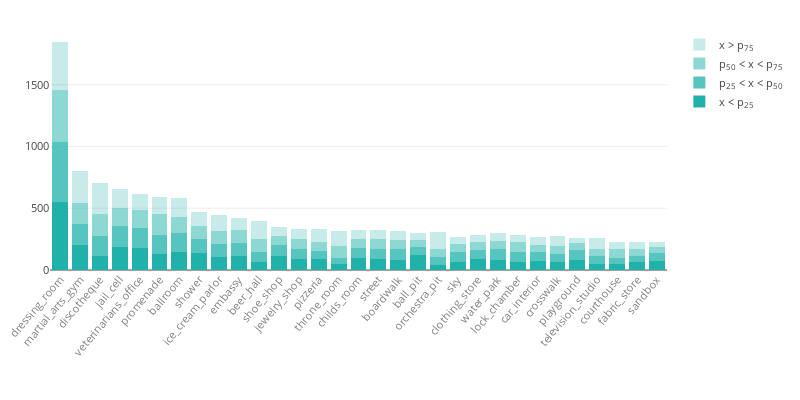

Notebook code for this chart:
### Code cell
gender_ages_data = pd.merge(gender_table[['mean', 'id']], ages_table[['25 per', 'id']], on='id')

tags = [x[0].split("/")[0] for x in scenes_result]
tags.remove('beauty_salon')
vis_table1 = ages_table

dd = []
for loc in list(data1.keys()):
    cn = Counter()
    for photo in data1[loc]:
        for category, val in data1[loc][photo]['categories'].items():
            cn[category] += float(val)
    dd.append([loc, cn])
    
dd1 = []
for x in dd:
    dd1.append([x[0]] + [x[1][tag] for tag in tags])
    
tags_info = pd.DataFrame(dd1)
tags_info.columns=["id"] + tags

vis_table1 = pd.merge(vis_table1, tags_info, on='id')

x, y1, y2, y3, y4 = [],[],[],[],[]
for tag in tags:
    try:
        rc = '50 per'
        th1 = np.percentile(vis_table1[rc], 25)
        th2 = np.percentile(vis_table1[rc], 50)
        th3 = np.percentile(vis_table1[rc], 75)
        val1 = sum(vis_table1[vis_table1[rc]<th1][tag])
        val2 = sum(vis_table1[(vis_table1[rc]>=th1) & (vis_table1[rc]<th2)][tag])
        val3 = sum(vis_table1[(vis_table1[rc]>=th2) & (vis_table1[rc]<th3)][tag])
        val4 = sum(vis_table1[vis_table1[rc]>=th3][tag])
        
        if val1 or val2 or val3 or val4:
            y1.append(val1)
            y2.append(val2)
            y3.append(val3)
            y4.append(val4)
            x.append(tag)
        #else:
        #    #print(tag)
        #    pass
    except:
        pass

marker_style = dict(color='lightseagreen')
data = [
        go.Bar(x=x, y=y1, name="x < p<sub>25</sub>",
                hoverinfo="y", marker=marker_style),
    
        go.Bar(x=x, y=y2, name="p<sub>25</sub> < x < p<sub>50</sub>",
                hoverinfo="y", marker=marker_style, opacity=0.75),
    
        go.Bar(x=x, y=y3, name="p<sub>50</sub> < x < p<sub>75</sub>",
                hoverinfo="y", marker=marker_style, opacity=0.5),
    
        go.Bar(x=x, y=y4, name="x > p<sub>75</sub>",
                hoverinfo="y",marker=marker_style, opacity=0.25)
        ]

layout = go.Layout(height=400, width=800, xaxis=dict(tickangle=-50, color='grey'),
                   margin=go.layout.Margin(t=30, b=130,l=50),
                   showlegend=True, font=dict(size=11), barmode='stack')

fig = go.Figure(data=data, layout=layout)

py.iplot(fig, show_link=False)

### Figure 1 — Plotly figure (JSON) as saved in the notebook; plotly's stock layout.template omitted (floating-point values rounded to 4 significant figures)
{"data": [{"hoverinfo": "y", "marker": {"color": "lightseagreen"}, "name": "x < p<sub>25</sub>", "type": "bar", "uid": "6a00f234-c2f0-11e8-947e-3c15c2cf2370", "x": ["dressing_room", "martial_arts_gym", "discotheque", "jail_cell", "veterinarians_office", "promenade", "ballroom", "shower", "ice_cream_parlor", "embassy", "beer_hall", "shoe_shop", "jewelry_shop", "pizzeria", "throne_room", "childs_room", "street", "boardwalk", "ball_pit", "orchestra_pit", "sky", "clothing_store", "water_park", "lock_chamber", "car_interior", "crosswalk", "playground", "television_studio", "courthouse", "fabric_store", "sandbox"], "y": [551.1, 202.9, 113.5, 189.8, 176.0, 129.9, 144.5, 135.6, 101.7, 109.6, 66.72, 111.7, 85.86, 85.16, 49.98, 99.02, 90.9, 77.55, 122.5, 39.94, 68.57, 87.66, 78.88, 63.72, 71.76, 68.77, 82.6, 49.34, 51.37, 62.12, 73.14]}, {"hoverinfo": "y", "marker": {"color": "lightseagreen"}, "name": "p<sub>25</sub> < x < p<sub>50</sub>", "opacity": 0.75, "type": "bar", "uid": "6a00f53e-c2f0-11e8-ac8e-3c15c2cf2370", "x": ["dressing_room", "martial_arts_gym", "discotheque", "jail_cell", "veterinarians_office", "promenade", "ballroom", "shower", "ice_cream_parlor", "embassy", "beer_hall", "shoe_shop", "jewelry_shop", "pizzeria", "throne_room", "childs_room", "street", "boardwalk", "ball_pit", "orchestra_pit", "sky", "clothing_store", "water_park", "lock_chamber", "car_interior", "crosswalk", "playground", "television_studio", "courthouse", "fabric_store", "sandbox"], "y": [484.6, 171.7, 160.0, 163.8, 166.9, 156.4, 153.3, 113.3, 107.4, 106.0, 80.86, 91.68, 84.21, 65.69, 47.76, 80.1, 76.56, 92.96, 63.98, 66.04, 75.37, 70.81, 89.39, 80.84, 71.42, 59.05, 77.95, 61.24, 49.35, 53.62, 67.83]}, {"hoverinfo": "y", "marker": {"color": "lightseagreen"}, "name": "p<sub>50</sub> < x < p<sub>75</sub>", "opacity": 0.5, "type": "bar", "uid": "6a00f6cc-c2f0-11e8-9f8b-3c15c2cf2370", "x": ["dressing_room", "martial_arts_gym", "discotheque", "jail_cell", "veterinarians_office", "promenade", "ballroom", "shower", "ice_cream_parlor", "embassy", "beer_hall", "shoe_shop", "jewelry_shop", "pizzeria", "throne_room", "childs_room", "street", "boardwalk", "ball_pit", "orchestra_pit", "sky", "clothing_store", "water_park", "lock_chamber", "car_interior", "crosswalk", "playground", "television_studio", "courthouse", "fabric_store", "sandbox"], "y": [421.5, 171.3, 179.1, 144.7, 143.5, 169.5, 128.4, 110.3, 110.0, 105.1, 102.5, 70.13, 82.45, 79.56, 96.75, 74.79, 81.45, 75.83, 57.61, 62.0, 67.31, 66.68, 66.98, 83.62, 62.21, 67.8, 60.66, 58.84, 70.93, 52.83, 46.67]}, {"hoverinfo": "y", "marker": {"color": "lightseagreen"}, "name": "x > p<sub>75</sub>", "opacity": 0.25, "type": "bar", "uid": "6a00f836-c2f0-11e8-ad61-3c15c2cf2370", "x": ["dressing_room", "martial_arts_gym", "discotheque", "jail_cell", "veterinarians_office", "promenade", "ballroom", "shower", "ice_cream_parlor", "embassy", "beer_hall", "shoe_shop", "jewelry_shop", "pizzeria", "throne_room", "childs_room", "street", "boardwalk", "ball_pit", "orchestra_pit", "sky", "clothing_store", "water_park", "lock_chamber", "car_interior", "crosswalk", "playground", "television_studio", "courthouse", "fabric_store", "sandbox"], "y": [388.7, 254.4, 249.4, 155.8, 126.0, 131.6, 156.3, 107.9, 122.3, 97.25, 145.5, 76.31, 82.74, 99.19, 123.5, 68.81, 78.45, 73.01, 54.87, 138.5, 57.63, 61.36, 62.75, 57.35, 60.65, 83.45, 40.28, 91.19, 56.26, 55.04, 40.0]}], "layout": {"barmode": "stack", "font": {"size": 11}, "height": 400, "margin": {"b": 130, "l": 50, "t": 30}, "showlegend": true, "width": 800, "xaxis": {"color": "grey", "tickangle": -50}}}
